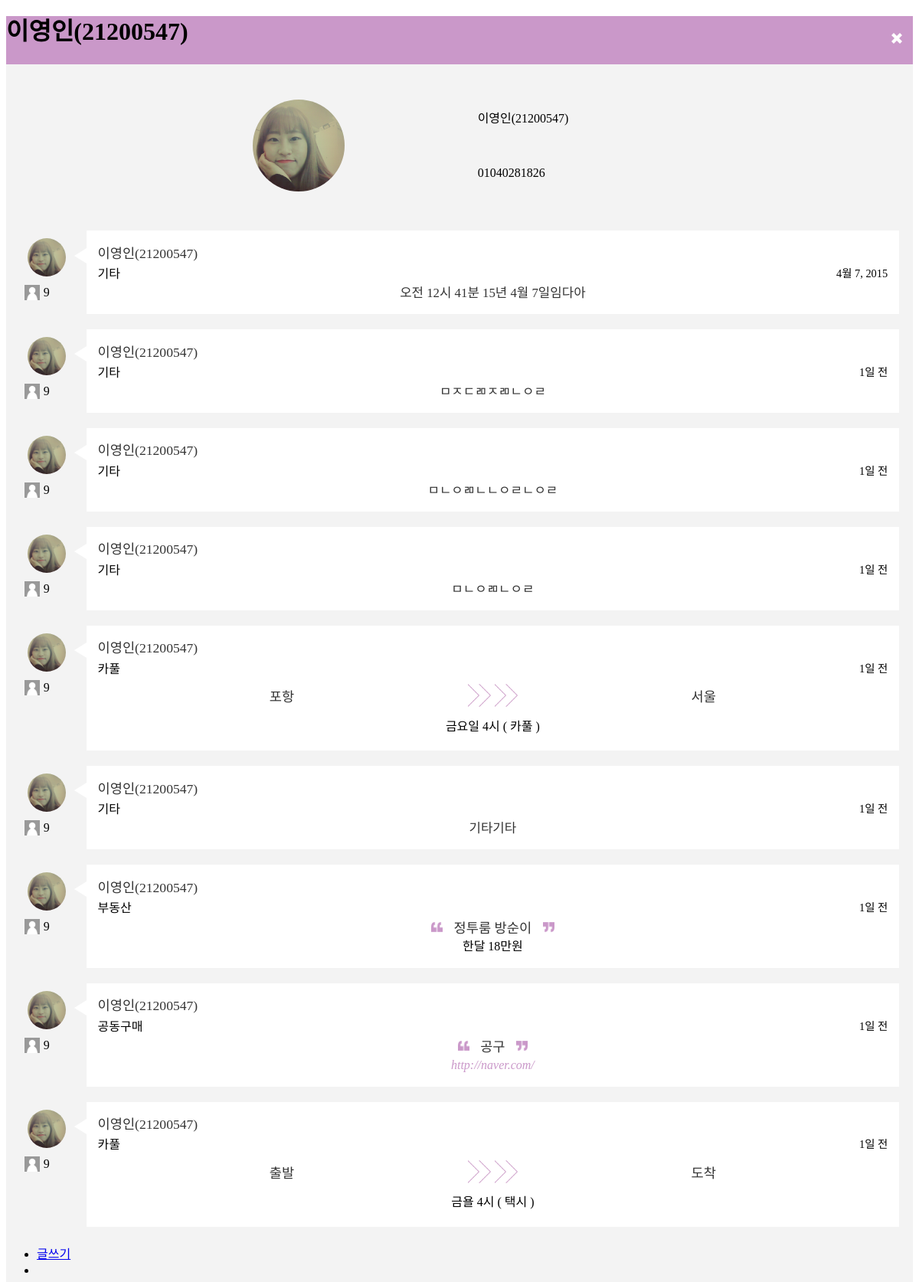
The page /mypage/1 on the database its author committed.
### sns/models.py (models this page shows, shortened)
class Student(models.Model):
    user = models.OneToOneField(User)
    phone = models.CharField(max_length=20, null=True, blank=True)
    is_public = models.BooleanField(default=False)
    area = models.ForeignKey(Area)
    image = models.ImageField(upload_to="profile", null=True, blank=True)
    def __str__(self):
        return self.get_name() + "(" + self.user.get_username() + ")"
    def get_name(self):
        return self.user.last_name + self.user.first_name
    def get_phone(self):
        phone = self.phone if self.is_public else "010-xxxx-xxxx"
        return phone
    def get_image(self):
        return self.image if self.image else "profile/default/avatar.png"

class Article(models.Model):
    datetime = models.DateTimeField(auto_now=True)
    student = models.ForeignKey(Student)
    category = models.ForeignKey(Category)
    content = models.TextField()
    def get_datetime(self):
        return get_date(self.datetime)

class Category(models.Model):
    name = models.CharField(max_length=30)
    type = models.CharField(max_length=30, default="default")
    def __str__(self):
        return self.name

class Car(models.Model):
    depart = models.CharField(max_length=50)
    destination = models.CharField(max_length=50)
    transportation = models.CharField(max_length=50)
    trade = models.OneToOneField(Trade)
    article = models.OneToOneField(Article)

class Trade(models.Model):
    fee = models.CharField(max_length=100)
    time = models.CharField(max_length=100)
    memo = models.TextField(null=True, blank=True)

class House(models.Model):
    title = models.CharField(max_length=50)
    area = models.ForeignKey(Area)
    trade = models.OneToOneField(Trade)
    article = models.OneToOneField(Article)

class Store(models.Model):
    title = models.CharField(max_length=50)
    link = models.URLField(null=True)
    trade = models.OneToOneField(Trade)
    article = models.OneToOneField(Article)

### sns/views.py (the view)
# urls.py: url(r'^mypage/(?P<pk>\d+)$', MyPage.as_view(template_name="mypage.html"), name="mypage"),
class MyPage(ListView):
    template_name = "mypage.html"
    context_object_name = "my_articles"
    def get_context_data(self, **kwargs):
        context = super(MyPage, self).get_context_data(**kwargs)
        context.update({"search_form": SearchForm(self.request.GET)})
        context.update({"student": Student.objects.get(id=self.kwargs['pk'])})
        return context
    def get_list(self):
        articles = Article.objects.filter(student__id=self.kwargs['pk']).order_by('-datetime')
        array = []
        for article in articles:
            if Car.objects.filter(article=article).exists():
                array.append(Car.objects.get(article=article))
            elif House.objects.filter(article=article).exists():
                array.append(House.objects.get(article=article))
            elif Store.objects.filter(article=article).exists():
                array.append(Store.objects.get(article=article))
            else:
                array.append(article)
        return zip(articles, array)
    def get_queryset(self):
        category_param = self.request.GET.get('category')
        content_param = self.request.GET.get('content')
        articles = Article.objects.filter(student__id=self.kwargs['pk']).order_by('-datetime')
        articles = ArticleModelAdmin(Article, None).get_search_results(self.request, articles, content_param)[0]
        articles = ArticleFilter(self.request.GET, queryset=articles)
        return articles

### sns/models.py (called while the page is built)
def get_date(time):
    if(time.date() + timedelta(days=1)) == date.today():
        diff = timesince(time)
        if diff == '0분':
            return '방금 전'
        return '%s 전' % timesince(time).split(',')[0]
    else:
        return time.date() + timedelta(days=1)

### templates/mypage.html (shortened to what this page needs)
{% extends 'base_newsfeed.html' %}
{% block page_content %}
    <div data-role="header" class="newsfeed-header" data-position="inline">
        <a role="button" href="{% url "newsfeed" %}" id="back-button" class="ui-btn ui-corner-all ui-icon-delete ui-btn-icon-notext ui-btn-right"></a>
        <h1>{{ student }}</h1>
    </div>
    <div id="newsfeed-body">
        {% include "profile.html" %}
        <div>
            {% for article, item in view.get_list %}
                {% include "newsfeed_"|add:article.category.type|add:".html" with article=item %}
            {% endfor %}
        </div>
        {% include "newsfeed_footer.html" with page="mypage" %}
    </div>
{% endblock %}

### templates/profile.html
{% load staticfiles %}
<div class="profile-box">
    <table>
        <tr>
            <td rowspan="2">
                <div class="profile-imgbox user-image">
                    <div class="image">
                        <img src="{{ MEDIA_URL }}{{ student.get_image }}" width="120"/>
                    </div>
                </div>
            </td>
            <td>
                <label>{{ student }}</label>
            </td>
        </tr>
        <tr>
            <td>
                <label>{{ student.get_phone }}</label>
            </td>
        </tr>
    </table>
</div>

### templates/newsfeed_default.html
{% extends 'newsfeed_article.html' %}
{% load staticfiles %}
{% block content %}
    {% if url %}#}
        <p class="div-fill">{{ article.content }}</p>
    {% else %}
        <a href="{% url "article" article.id %}" class="div-fill">{{ article.content }}</a>
    {% endif %}
{% endblock %}

### templates/newsfeed_article.html
{% load staticfiles %}
<div class="newsfeed-article-box">
    <table>
        <tr>
            <td rowspan="2" class="article-user-image user-image">
                <div class="image">
                    {% if article.category %}
                        <img src="{{ MEDIA_URL }}{{ article.student.get_image}}" width="50"/>
                    {% else %}
                        <img src="{{ MEDIA_URL }}{{ article.article.student.get_image}}" width="50"/>
                    {% endif %}
                </div>
            </td>
            <td rowspan="2" class="article-arrow">
                <img src="{% static "img/play106.png" %}" height="20"/>
            </td>
            <td class="article-content article-user-id">
                {% if article.category %}
                    <a href="{% url "mypage" article.student.id %}">
                        {{ article.student }}
                    </a>
                {% else %}
                    <a href="{% url "mypage" article.article.student.id %}">
                        {{ article.article.student }}
                    </a>
                {% endif %}
            </td>
        </tr>
        <tr>
            <td class="article-content">
                {% if article.category %}
                    {{ article.category }}
                    <label class="article-time">
                        {{ article.get_datetime }}
                    </label>
                {% else %}
                    {{ article.article.category }}
                    <label class="article-time">
                        {{ article.article.get_datetime }}
                    </label>
                {% endif %}
            </td>
        </tr>
        <tr>
            <td class="article-comment">
                <div class="sm-icon">
                    <img src="{% static "img/default_profile.jpg" %}" width="20" height="20"/>
                </div>
                <label for="sm-icon">9</label>
            </td>
            <td></td>
            <td class="article-content article-paragraph">
                {% block content %}
                {% endblock %}
            </td>
        </tr>
    </table>
</div>

### templates/newsfeed_car.html
{% extends 'newsfeed_article.html' %}
{% load staticfiles %}
{% block content %}
    <table class="article-box-car">
        <tr>
            <td class="article-title">
                <a href="{% url "article" article.id %}">{{ article.depart }}</a>
            </td>
            <td class="car-arrow">
                <img src="{% static "img/car_arrow3.png" %}" width="30"/>
            </td>
            <td class="car-arrow">
                <img src="{% static "img/car_arrow3.png" %}" width="30"/>
            </td>
            <td class="article-title">
                <a href="{% url "article" article.id %}">{{ article.destination }}</a>
            </td>
        </tr>
        <tr>
            <td colspan="4">
                <label>{{ article.trade.time }} ( {{ article.transportation }} )</label>
            </td>
        </tr>
    </table>
{% endblock %}

### templates/newsfeed_house.html
{% extends 'newsfeed_article.html' %}
{% load staticfiles %}
{% block content %}
    <table>
        <tr>
            <td class="image-td article-title">
                <img src="{% static "img/marks.png" %}" width="15"/>
                <a href="{% url "article" article.id %}">{{ article.title }}</a>
                <img src="{% static "img/marks2.png" %}" width="15"/>
            </td>
        </tr>
        <tr>
            <td class="fee">
                <label>{{ article.trade.fee }}</label>
            </td>
        </tr>
    </table>
{% endblock %}

### templates/newsfeed_store.html
{% extends 'newsfeed_article.html' %}
{% load staticfiles %}
{% block content %}
    <table>
        <tr>
            <td class="image-td article-title">
                <img src="{% static "img/marks.png" %}" width="15"/>
                <a href="{% url "article" article.id %}">{{ article.title }}</a>
                <img src="{% static "img/marks2.png" %}" width="15"/>
            </td>
        </tr>
        <tr>
            <td class="link">
                <a href="{{ article.link }}">{{ article.link }}</a>
            </td>
        </tr>
    </table>
{% endblock %}

### resources/static/css/newsfeed.css (style rules this page uses)
table { width: 100%; border-spacing: 0px !important; }
#newsfeed-body { padding-top: 5px; padding-bottom: 5px; height: 100%; min-height: 600px; }
.user-image { text-align: center; vertical-align: middle; }
.user-image .image { overflow: hidden; vertical-align: middle; }
.newsfeed-article-box { width: 97%; margin: 10px 1.5% 10px 1.5%; border-radius: 5px; display: inline-flex; }
.article-user-image { width: 70px; height: 50px; padding: 10px; }
.article-user-image .image { width: 50px; height: 50px; border-radius: 25px; }
.sm-icon { padding-left: 5px; padding-right: 5px; }
.article-arrow { width: 20px; padding-right: 0px !important; }
.article-content { width: 100%; }
.article-content, .detail-content { padding-left: 15px; padding-right: 15px; }
.article-user-id { padding-top: 16px; }
.article-user-id a { font-family: Bold; font-size: 110%; text-decoration: none !important; }
.article-time { float: right; text-align: right; font-family: Light; font-size: 90%; }
.article-paragraph { clear: left; word-wrap: break-word; padding-bottom: 16px; }
.div-fill { display: block; font-size: 105%; font-weight: normal !important; text-decoration: none !important; text-align: center; word-wrap: break-word; }
.article-comment { display: inline-flex; }
.article-comment .sm-icon { padding-left: 5px; padding-right: 5px; }
.article-comment label { margin: 0px !important; }
.article-box-car { text-align: center; }
.article-box-car tr td { padding-top: 5px; padding-bottom: 5px; }
.car-arrow { width: 35px; padding: 0px; }
.article-title { font-size: 110%; }
.image-td, .link, .fee { text-align: center; }
.image-td img { padding-left: 10px; padding-right: 10px; }
.link a { font-family: Light; font-style: italic; }
.article-title a, .link a { font-weight: normal !important; text-decoration: none !important; }
.profile-box { margin: 30px; }
.profile-box table { width: 50%; margin-left: 25%; margin-right: 25%; }
.profile-imgbox { height: 120px; padding: 10px; }
.profile-imgbox .image { width: 120px; height: 120px; border-radius: 60px; }
.sm-icon { width: 20px; height: 20px; }

### resources/static/css/common.css (style rules this page uses)
html, body { min-height: 100%; }
body { -webkit-font-smoothing: antialiased; -moz-font-smoothing: antialiased; font-smoothing: antialiased; }
#back-button { background-color: transparent !important; padding: 2px !important; cursor: pointer; }

### resources/static/css/color.css (style rules this page uses)
#page, .base-page-body, .css-page-body, .header, #button, .newsfeed-header, .tabulous_active, .ui-navbar, .input-readonly, .ui-header form #id_category-button:hover, .login-icon { background-color: #ca98c9 !important; }
.car-time div, .ui-page-theme-a .ui-btn, html .ui-bar-a .ui-btn, html .ui-body-a .ui-btn, html body .ui-group-theme-a .ui-btn, html head+body .ui-btn.ui-btn-a, .ui-page-theme-a .ui-btn:visited, html .ui-bar-a .ui-btn:visited, html .ui-body-a .ui-btn:visited, html body .ui-group-theme-a .ui-btn:visited, html head+body .ui-btn.ui-btn-a:visited, .ui-btn-icon-left:after, .ui-btn-icon-right:after, .ui-btn-icon-top:after, .ui-btn-icon-bottom:after, .ui-btn-icon-notext:after, .ui-alt-icon.ui-btn:after, .ui-alt-icon .ui-btn:after, html .ui-alt-icon.ui-checkbox-off:after, html .ui-alt-icon.ui-radio-off:after, html .ui-alt-icon .ui-checkbox-off:after, html .ui-alt-icon .ui-radio-off:after, .ui-btn.ui-checkbox-off:after { background-color: #ca98c9; }
.link a, .logo-small, .logo-text { color: #ca98c9 !important; }
.article-title a, .article-user-id a, .comment-user-id a, .div-fill, .article-box table tr td a, .write-category #id_category-button, .write-button { color: #333 !important; }
#tabs_container, .article-content { background-color: white; }
#newsfeed-body, .newsfeed-page, .comment-box { background-color: #f3f3f3; }

### rows shown on the page
Student: user.username "이영인(21200547)", get_image (picture), get_phone "01040281826"
Article: student.get_image (picture), student "이영인(21200547)", category "기타", get_datetime "4월 7, 2015", content "오전 12시 41분 15년 4월 7일임다아"
Article: student.get_image (picture), student "이영인(21200547)", category "기타", get_datetime "1일 전", content "ㅁㅈㄷㄻㅈㄻㄴㅇㄹ"
Article: student.get_image (picture), student "이영인(21200547)", category "기타", get_datetime "1일 전", content "ㅁㄴㅇㄻㄴㄴㅇㄹㄴㅇㄹ"
Article: student.get_image (picture), student "이영인(21200547)", category "기타", get_datetime "1일 전", content "ㅁㄴㅇㄻㄴㅇㄹ"
Article: article.student.get_image (picture), article.student "이영인(21200547)", article.category "카풀", article.get_datetime "1일 전", depart "포항", destination "서울", trade.time "금요일 4시", transportation "카풀"
Article: student.get_image (picture), student "이영인(21200547)", category "기타", get_datetime "1일 전", content "기타기타"
Article: article.student.get_image (picture), article.student "이영인(21200547)", article.category "부동산", article.get_datetime "1일 전", title "정투룸 방순이", trade.fee "한달 18만원"
Article: article.student.get_image (picture), article.student "이영인(21200547)", article.category "공동구매", article.get_datetime "1일 전", title "공구", link "http://naver.com/"
Article: article.student.get_image (picture), article.student "이영인(21200547)", article.category "카풀", article.get_datetime "1일 전", depart "출발", destination "도착", trade.time "금욜 4시", transportation "택시"
